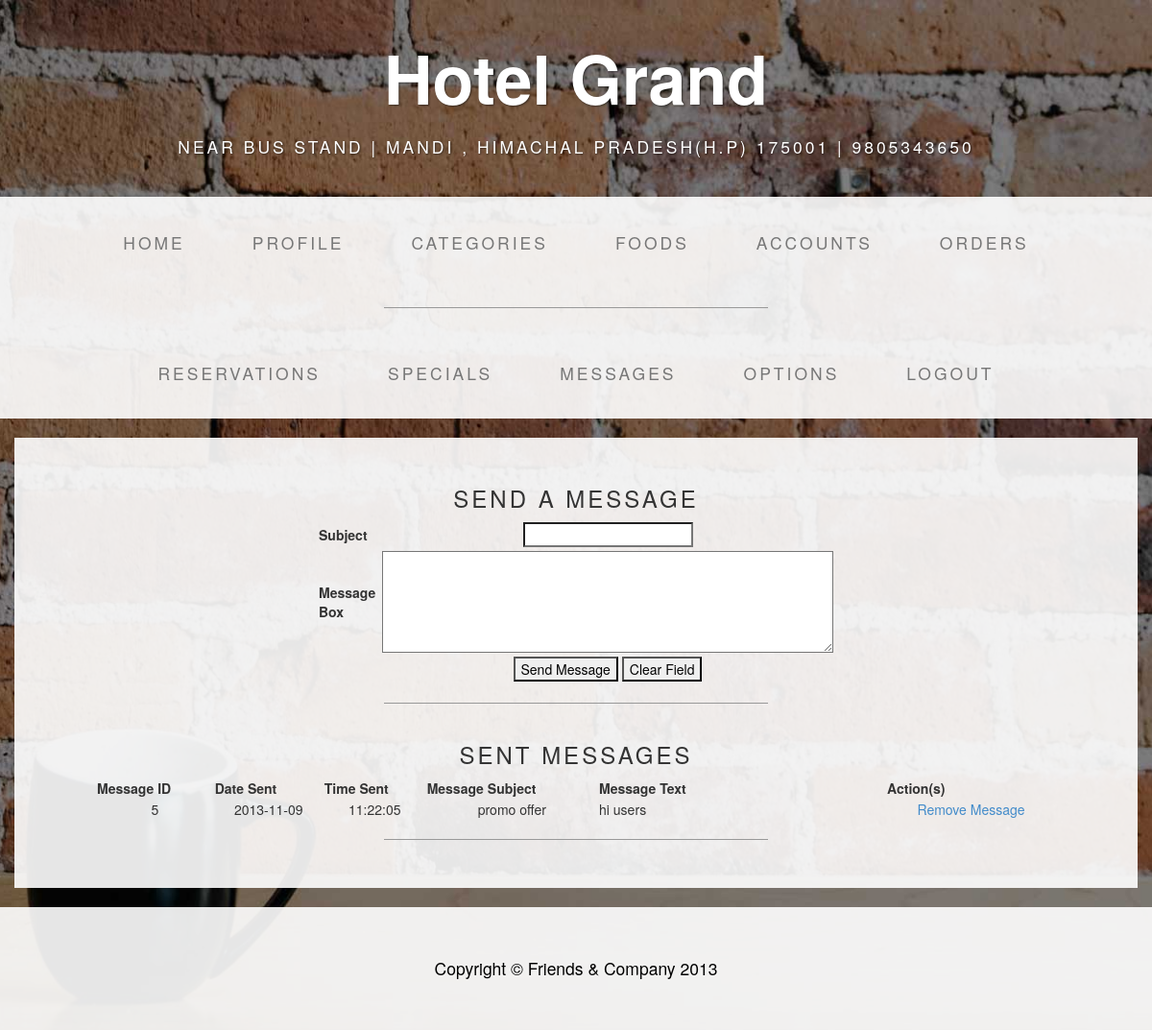
The app's page /canteen/admin/messages.php (signed in) with its own data.
### tables this page shows
CREATE TABLE IF NOT EXISTS `messages` (
  `message_id` int(15) NOT NULL AUTO_INCREMENT,
  `message_from` varchar(25) NOT NULL,
  `message_date` date NOT NULL,
  `message_time` time NOT NULL,
  `message_subject` text NOT NULL,
  `message_text` text NOT NULL,
  PRIMARY KEY (`message_id`)
);

### canteen/admin/messages.php (the view, shortened to what this page needs)
<?php
$result=mysql_query("SELECT * FROM messages")
or die("There are no records to display ... \n" . mysql_error());
?>
<!DOCTYPE html>
<html lang="en">
  <head>
    <link href="css/css1.css" rel="stylesheet">
    <link href="css/css2.css" rel="stylesheet">
  </head>
  <body>
    <div class="brand">Hotel Grand</div>
    <div class="address-bar">near bus stand |  Mandi , Himachal Pradesh(H.P) 175001 | 9805343650</div>
    <nav class="navbar navbar-default" role="navigation">
      <div class="container">
        <div class="collapse navbar-collapse navbar-ex1-collapse">
          <ul class="nav navbar-nav">
            <li><a href="index.php">Home</a></li>
            <li><a href="profile.php">Profile</a></li>
            <li><a href="categories.php">Categories</a></li>
            <li><a href="foods.php">Foods</a></li>
            <li><a href="accounts.php">Accounts</a></li>
            <li><a href="orders.php">Orders</a></li>
        </ul>
        <hr>
          <ul class="nav navbar-nav">
            <li><a href="reservations.php">Reservations</a></li>
            <li><a href="specials.php">Specials</a></li>
            <li><a href="messages.php">Messages</a></li>
            <li><a href="options.php">Options</a></li>
            <li><a href="Logout.php">Logout</a></li>
          </ul>        </div>
      </div>
    </nav>
    <div class="container">
            <div class="row">
        <div class="box">
          <div class="col-lg-12 text-center">
<div id="container">
<form id="messageForm" name="messageForm" method="post" action="message-exec.php" onsubmit="return messageValidate(this)">
  <table width="540" border="0" cellpadding="2" cellspacing="0" align="center">
  <CAPTION><h3>SEND A MESSAGE</h3></CAPTION>
    <tr>
      <th width="200">Subject</th>
      <td width="168"><input type="text" name="subject" id="subject" class="textfield" /></td>
    </tr>
    <tr>
      <th width="200">Message Box</th>
      <td width="168"><textarea name="txtmessage" class="textfield" rows="5" cols="60"></textarea></td>
    </tr>
    <tr>
      <td>&nbsp;</td>
      <td align="center"><input type="submit" name="Submit" value="Send Message" />
	  <input type="reset" name="Reset" value="Clear Field" /></td>
    </tr>
  </table>
</form>
<hr>
<table border="0" width="1000" align="center">
<CAPTION><h3>SENT MESSAGES</h3></CAPTION>
<tr>
<th>Message ID</th>
<th>Date Sent</th>
<th>Time Sent</th>
<th>Message Subject</th>
<th>Message Text</th>
<th>Action(s)</th>
</tr>
<?php
while ($row=mysql_fetch_array($result)){
echo "<tr>";
echo "<td>" . $row['message_id']."</td>";
echo "<td>" . $row['message_date']."</td>";
echo "<td>" . $row['message_time']."</td>";
echo "<td>" . $row['message_subject']."</td>";
echo "<td width='300' align='left'>" . $row['message_text']."</td>";
echo '<td><a href="delete-message.php?id=' . $row['message_id'] . '">Remove Message</a></td>';
echo "</tr>";
}
?>
</table>
<hr>
</div>
</div>
</div>
</div>
</div>
    <footer>
      <div class="container">
        <div class="row">
          <div class="col-lg-12 text-center">
            <p>Copyright &copy; Friends &  Company 2013</p>
          </div>
        </div>
      </div>
    </footer>
  </body>
</html>

### canteen/admin/css/css2.css (style rules this page uses)
body { background: url(../img/bg.jpg) no-repeat center center fixed; -webkit-background-size: cover; -moz-background-size: cover; -o-background-size: cover; background-size: cover; }
h1, h2, h3, h4, h5, h6 { text-transform: uppercase; letter-spacing: 3px; font-weight: 400; }
p { font-size: 1.25em; line-height: 1.6; color: #000; }
hr { border-color: #999999; max-width: 400px; }
.brand, .address-bar { display: none; }
.navbar-nav { text-transform: uppercase; letter-spacing: 3px; font-weight: 400; }
.box { background: #fff; background: rgba(255,255,255,0.9); margin-bottom: 20px; padding: 30px 15px; }
footer { background: #fff; background: rgba(255,255,255,0.9); }
footer p { margin: 0; padding: 50px 0; }
@media screen and (min-width: 768px) { .brand { display: inherit; font-weight: 700; font-size: 5em; line-height: normal; text-align: center; margin: 0; padding: 30px 0 10px; color: #fff; text-shadow: 1px 1px 2px rgba(0, 0, 0, 0.5); } }
@media screen and (min-width: 768px) { .address-bar { display: inherit; text-align: center; margin: 0; padding: 0 0 40px; font-size: 1.25em; text-transform: uppercase; letter-spacing: 3px; font-weight: 400; color: #fff; text-shadow: 1px 1px 2px rgba(0, 0, 0, 0.5); } }
@media screen and (min-width: 768px) { .navbar { border-radius: 0; } }
@media screen and (min-width: 768px) { .navbar { min-height: 0; } }
@media screen and (min-width: 768px) { .navbar-default { background: #fff; background: rgba(255,255,255,0.9); border: none; } }
@media screen and (min-width: 768px) { .nav>li>a { padding: 35px; } }
@media screen and (min-width: 768px) { .navbar-nav>li>a { line-height: normal; } }
@media screen and (min-width: 768px) { .navbar-nav { float: none; margin: 0 auto; display: table; table-layout: fixed; font-size: 1.25em; } }

### records on screen
messages: message_id "5", message_date "2013-11-09", message_time "11:22:05", message_subject "promo offer", message_text "hi users"
